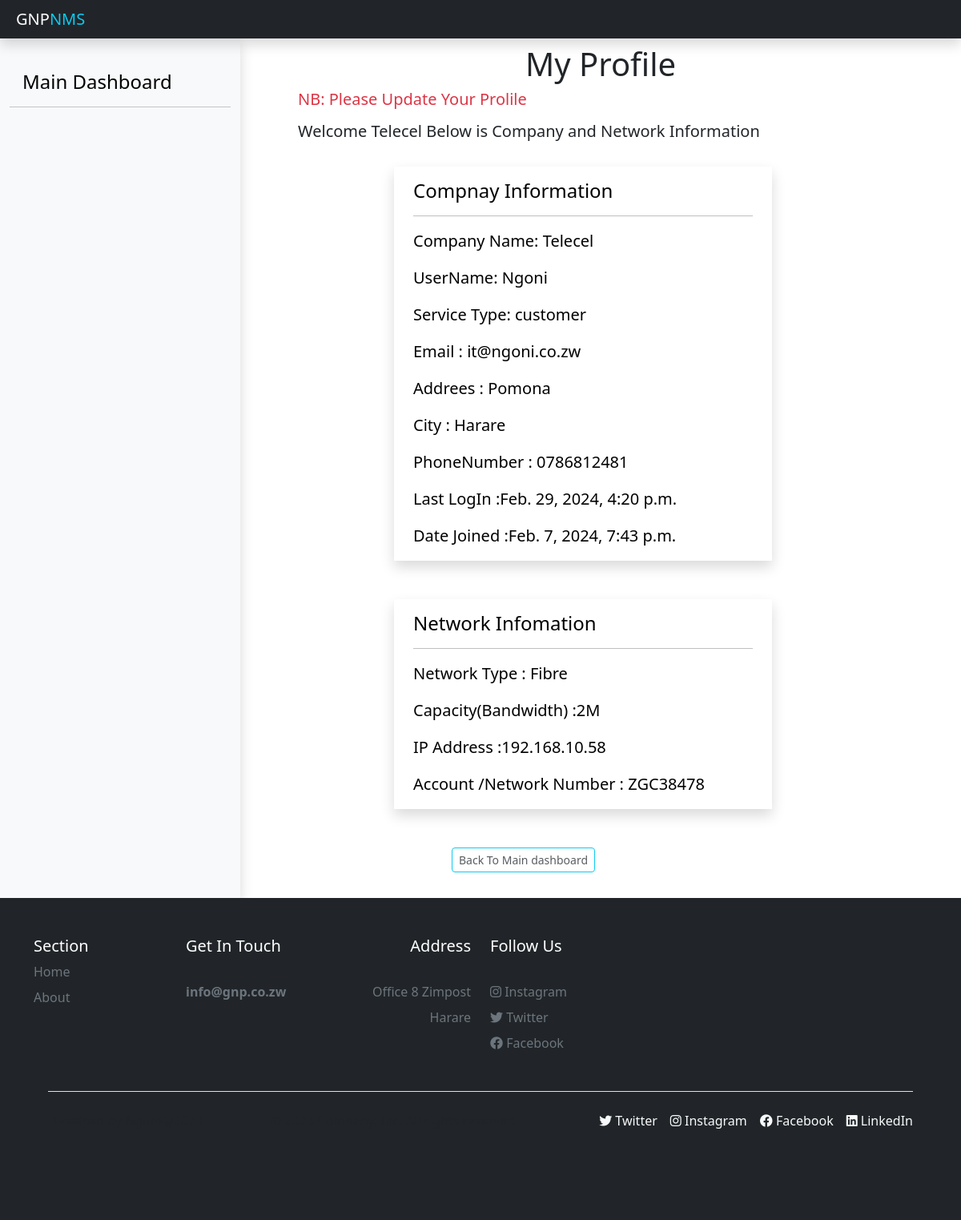
Screenshot of /Accounts/UserProfile (signed in) with the database file from the repository.
### account/models.py (models this page shows, shortened)
class NetworkProfile(models.Model):
        network = [('VSAT','VSAT'),('Fibre','Fibre')]
        service = [('customer','Customer'),('Admin','GNP Admin')]
        user = models.OneToOneField(User, verbose_name="Personal Infomation", on_delete=models.CASCADE,null=True)
        phoneNumber = models.CharField(max_length=100,null=True,blank = True)
        city = models.CharField(max_length=100,null=True,default='Not Selected')
        address = models.CharField(max_length=50, null= True,blank=True)
        accountNumber = models.CharField(max_length=200,null=True)
        capacity = models.CharField(max_length=200,null=True,blank=True)
        IPAddress = models.CharField(max_length=100,null= True,blank=True)
        Network  =models.CharField(max_length=100,null= True,blank=True,choices=network)
        Service =models.CharField(max_length=100,null= True,blank=True,choices=service)
        profilePicture = models.ImageField(upload_to ='Pictures', blank=True ,null= True)

### account/views.py (the view)
# urls.py: path('UserProfile',views.profile , name ='profile'),
@login_required(login_url='sign_in')
def profile(request):
    content ={}
    content ={
        'profiles':AllProfile,
        'users': alluser
    }
    return render(request , 'Accounts/profile.html',content)

### Templates/Accounts/profile.html (shortened to what this page needs)
{% extends 'dashboard.html' %}
 {% block content%}
 {% load static%}
   {% block title%}
<head>
</head>
{%endblock title%}
<body>
  <main class="col-md-9 col-lg-10 align-content-center px-md-4"
      style="width: 75%">
      <section class="text-start my-2 mx-sm-5">
            <span class="text-center ">
                <h1>My Profile</h1>
            </span>
            <h4 class="lead text-danger">NB: Please Update Your Prolile  </h4>
           {% for profile in profiles%}
          {% if profile.user.username == user.username%}
            <h2 class="lead mt-3 text-blue">Welcome <strong>
              {{user.first_name.title}}
          {% if profile.Service == 'customer'%}
          </strong> Below is Company and Network  Information</h2>
          {%else%}
           <h2> <strong>Below is Company   Information</strong></h2>
           {%endif%}
                <div class="row container  text-black align-content-between ms-5  p-4 g-5">
                  <div class="col-8 shadow ms-5">
                    <h2 class="h4 mt-3 ">Compnay Information</h2>
                    <hr>
                    <p class="lead">Company Name: {{profile.user.first_name.title}} </p>
                    <p class="lead">UserName: {{profile.user.username.title}} </p>
                    <p class="lead">Service Type: {{profile.Service}} </p>
                      <p class="lead">Email : {{profile.user.email}}</p>
                      <p class="lead">Addrees  : {{profile.address}}</p>
                      <p class="lead">City : {{profile.city}}</p>
                      <p class="lead">PhoneNumber : {{profile.phoneNumber}}</p>
                      <p class="lead">Last LogIn :{{user.last_login}}</p>
                      <p class="lead">Date Joined :{{user.date_joined}}</p>
                  </div>
                  {%if profile.Service == 'customer' or user.is_superuser%}
                  <div class="col-8  shadow ms-5">
                    <h2 class="h4 mt-3 ">Network Infomation</h2>
                    <hr>
                      <p class="lead">Network Type : {{profile.Network}}</p>
                      <p class="lead">Capacity(Bandwidth) :{{profile.capacity}}</p>
                      <p class="lead"> IP Address :{{profile.IPAddress}}</p>
                      <p class="lead">Account /Network Number : {{profile.accountNumber}}</p>
                  </div>
                  {%endif%}
                  <div class="text-start ms-5">
                    <button class="text-center btn btn-sm ms-5 btn-outline-info"><a class="nav-link p-0 text-muted" href="{% url 'dashboard'%}">Back To Main dashboard</a></button>
                   </div>
                </div>
                {%endif%}
                {%endfor%}
     </section>
  </main>
</body>
  {% endblock content%}

### Templates/dashboard.html (shortened to what this page needs)
{% include 'style.html'%}
{%load static %}
  <body>
    <header
      class="navbar  navbar-dark sticky-top bg-dark flex-md-nowrap p-1  shadow">
      <a href=""
              class="navbar-brand col-md-3 col-lg-2 me-0 px-3 fs-5">
          GNP<span class="text-info">NMS</span></a >
    </header>
 <div class="container-fluid">
  <div class="row">
    <nav id="sidebarMenu" class="col-md-3 col-lg-2 d-md-block bg-light shadow  sidebar collapse" style='width: 25%'>
      <div class="position-sticky pt-3 sidebar-sticky">
        <br>
        <a class="h4 ms-3 text-center mt-5 text-black text-decoration-none" href="{% url 'dashboard' %}">
          Main Dashboard
         </a>
            <hr>
      </div>
    </nav>
    {% block content %} {% endblock content %}
  </body>
<footer class="bg-dark py-5 mt-0">
  <div class="container">
      <div class="row center">
          <div class="col-6 col-md-2 mb-3">
              <h5 class="text-white">Section</h5>
              <ul class="nav flex-column ">
              <li class="nav-item mb-2"><a href="#" class="nav-link p-0  text-secondary ">Home</a></li>
              <li class="nav-item mb-2"><a href="#" class="nav-link p-0  text-secondary ">About</a></li>
              </ul>
          </div>
          <div class="col-6 col-md-2 mb-3">
              <h5  class="text-white">Get In Touch</h5> <hr>
              <ul class="nav flex-column text-secondary">
              <li class="nav-item mb-2"><a href="#" class="nav-link p-0  text-secondary "><strong>info@gnp.co.zw</strong></a></li>
              </ul>
          </div>
          <div class="col-6 col-md-2  mb-3">
              <div class="text-end">
              <h5 class="text-white">Address</h5> <hr>
              <ul class="nav flex-column text-secondary">
              <li class="nav-item mb-2">Office 8 Zimpost</li>
                <li class="nav-item mb-2">Harare</li>
              </ul>
          </div>
      </div>
          <div class="col-6 col-md-2 mb-3">
              <h5  class="text-white">Follow Us</h5> <hr>
              <ul class="nav flex-column text-secondary">
              <li class="nav-item mb-2  text-info"><a href="https://www.instagram.com" class="nav-link p-0  text-secondary "><i class="fa-brands  a-tags fa-instagram"></i> Instagram</a></li>
              <li class="nav-item mb-2"><a href="https://twitter.com"  class="nav-link p-0  text-secondary "> <i class="fa-brands facebook fa-twitter"></i> Twitter</a></li>
              <li class="nav-item mb-2"><a href="https://www.facebook.com" class="nav-link p-0  text-secondary"> <i class="fa-brands facebook a-tags fa-facebook"></i> Facebook</a></li>
              </ul>
          </div>
      </div>
</div>
<div class="d-flex flex-column flex-sm-row mx-md-5 center justify-content-between py-4 my-4 border-top">
  <p> Develped by Ngoni@2023</p>
    <p>&copy; <span id="time">2023</span> Company, Inc. All rights reserved.</p>
    <ul class="list-unstyled d-flex">
      <li class="ms-3"><a class="link-light text-decoration-none " href="https://twitter.com"> <i class="fa-brands facebook fa-twitter"></i> Twitter</a></li>
      <li class="ms-3"><a class="link-light  text-decoration-none" href="https://www.instagram.com/"><i class="fa-brands  a-tags fa-instagram"></i> Instagram</a></li>
      <li class="ms-3"><a class="link-light  text-decoration-none" href="https://www.facebook.com/"><i class="fa-brands facebook a-tags fa-facebook"></i> Facebook</a></li>
      <li class="ms-3"><a class="link-light text-decoration-none" href="https://www.facebook.com/"><i class="fa-brands facebok a-tags fa-linkedin"></i> LinkedIn</a></li>
    </ul>
  </div>
</footer>
</html>

### Templates/style.html (shortened to what this page needs)
{%load static %}
<html lang="en">
  <head>
   <link rel="stylesheet" href="../static/css/node_modules/bootstrap/dist/css/bootstrap.css">
   <link href="https://cdn.jsdelivr.net/npm/bootstrap@5.3.1/dist/css/bootstrap.min.css" rel="stylesheet"
>
   <link
      rel="stylesheet"
      href="https://cdnjs.cloudflare.com/ajax/libs/font-awesome/6.1.2/css/fontawesome.min.css"
    />
    <link
    rel="stylesheet"
    href="https://cdnjs.cloudflare.com/ajax/libs/font-awesome/6.1.2/css/all.min.css"
  />
  <link
  rel="stylesheet"
  href="https://cdnjs.cloudflare.com/ajax/libs/font-awesome/6.1.2/css/brands.min.css"
/>
<link
      rel="stylesheet"
      href="https://cdnjs.cloudflare.com/ajax/libs/font-awesome/6.1.2/css/fontawesome.min.css"
    />
  </head>
</html>

### rows the page displays
NetworkProfile: shows "Below is Company and Network Information", user.first_name "Telecel", user.username "Ngoni", Service "customer", user.email "it@ngoni.co.zw", address "Pomona", city "Harare", phoneNumber "0786812481", Network "Fibre", capacity "2M", IPAddress "192.168.10.58", accountNumber "ZGC38478"

### other values shown
{{ user.first_name.title }} "Telecel"
{{ user.last_login }} "Feb. 29, 2024, 4:20 p.m."
{{ user.date_joined }} "Feb. 7, 2024, 7:43 p.m."
